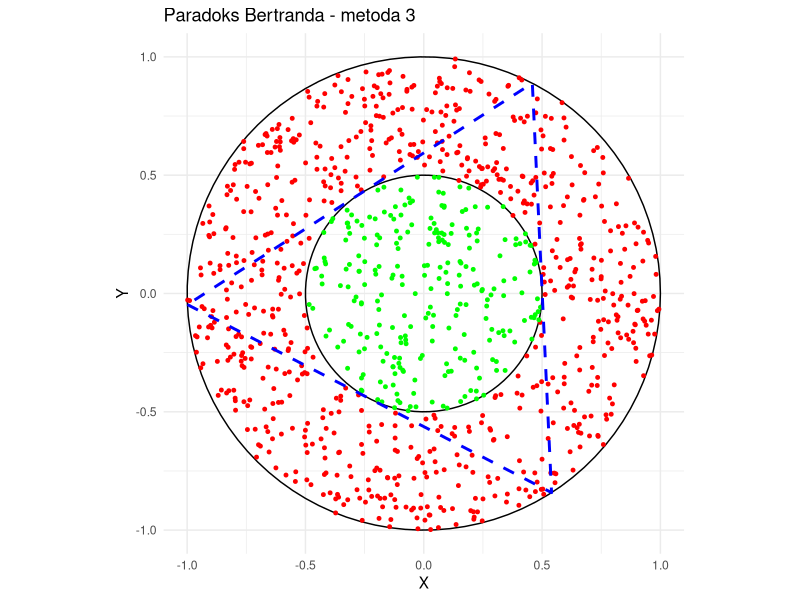

Reproduce this figure in R.
library(ggplot2)
set.seed(10)

r = 1
n_chords = 1000
a = sqrt(3)

alpha <- 2 * pi * runif(1)
x0 <- r * cos(alpha)
y0 <- r * sin(alpha)

triangle_alpha <- c(alpha, alpha + 2 * pi / 3, alpha - 2 * pi / 3)  # Uwzględnienie właściwej rotacji wierzchołków

triangle_points <- data.frame(
  x = r * cos(triangle_alpha),  # Pozycje x wierzchołków
  y = r * sin(triangle_alpha)   # Pozycje y wierzchołków
)

# Zamknięcie trójkąta (powrót do pierwszego wierzchołka)
triangle_points <- rbind(triangle_points, triangle_points[1, ])

#Małe kółko 
small_circle_points <- data.frame(
  x = r/2 * cos(seq(0, 2 * pi, length.out = 100)),
  y = r/2 * sin(seq(0, 2 * pi, length.out = 100))
)

# Dane do wizualizacji
points <- data.frame(x = numeric(), y = numeric(), chord_color = character())

count_longer <- 0
for (i in 1:n_chords) {
  beta <- 2 * pi * runif(1)
  m <- sqrt(runif(1))
  x <- m * r * cos(beta)
  y <- m * r * sin(beta)
  dist <- sqrt((x)^2 + (y)^2)
  
  if (dist > r / 2) {
    chord_color <- "red"
  }
  else {
    chord_color <- "green"
    count_longer <- count_longer + 1
  }
  points <- rbind(points, data.frame(x = x, y = y, chord_color = chord_color))
}

circle_points <- data.frame(
  x = r * cos(seq(0, 2 * pi, length.out = 100)),
  y = r * sin(seq(0, 2 * pi, length.out = 100))
)

ggplot() +
  geom_path(data = circle_points, aes(x = x, y = y), color = "black") +  # Okrąg
  geom_path(data = small_circle_points, aes(x = x, y = y), color = "black") +  # Okrąg
  geom_point(data = points, aes(x = x, y = y, color = chord_color), size = 1) +
  geom_polygon(data = triangle_points, aes(x = x, y = y), fill = NA, color = "blue", linetype = "dashed", size = 1) +  # Trójkąt
  scale_color_manual(values = c("green" = "green", "red" = "red")) +
  theme_minimal() +
  coord_equal() +
  labs(title = "Paradoks Bertranda - metoda 3", x = "X", y = "Y") +
  theme(legend.position = "none")
  
p3 <- count_longer / n_chords
cat(sprintf("Prawdopodobieństwo: %.3f\n", p3))

